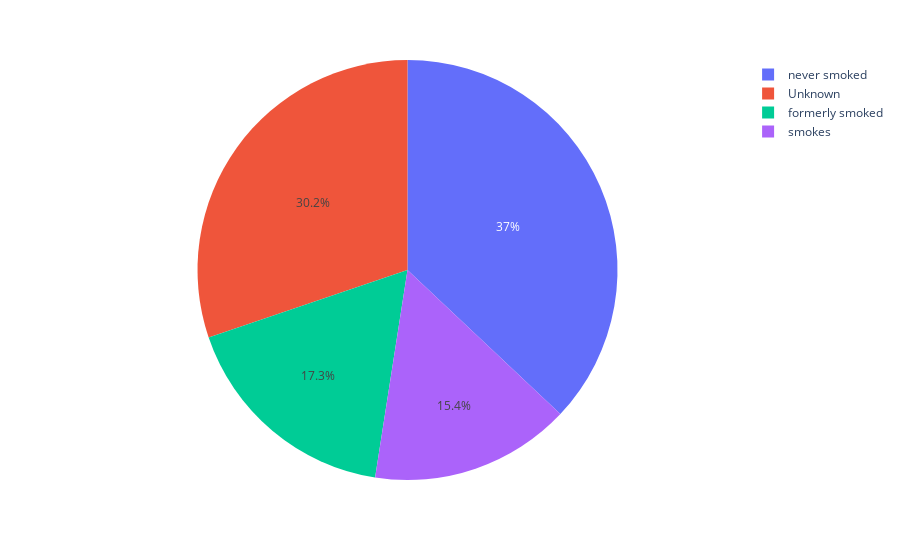

Notebook source saved alongside this figure:
### Code cell
fig=px.pie(smoking,names=smoking['smoking_status'],values=smoking['stroke'])
fig.show()

### Figure 1 — Plotly figure (JSON) as saved in the notebook; plotly's stock layout.template omitted (floating-point values rounded to 4 significant figures)
{"data": [{"domain": {"x": [0, 1], "y": [0, 1]}, "hovertemplate": "smoking_status=%{label}<br>stroke=%{value}<extra></extra>", "labels": ["Unknown", "formerly smoked", "never smoked", "smokes"], "legendgroup": "", "name": "", "showlegend": true, "type": "pie", "values": [1544, 885, 1892, 789]}], "layout": {"legend": {"tracegroupgap": 0}, "margin": {"t": 60}}}
